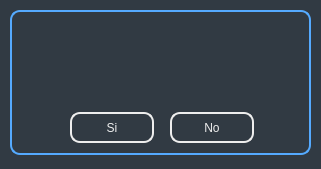
<?xml version="1.0" encoding="UTF-8"?>
<ui version="4.0">
 <class>Dialog</class>
 <widget class="QDialog" name="Dialog">
  <property name="geometry">
   <rect>
    <x>0</x>
    <y>0</y>
    <width>321</width>
    <height>169</height>
   </rect>
  </property>
  <property name="minimumSize">
   <size>
    <width>321</width>
    <height>169</height>
   </size>
  </property>
  <property name="maximumSize">
   <size>
    <width>321</width>
    <height>169</height>
   </size>
  </property>
  <property name="windowTitle">
   <string>Salir</string>
  </property>
  <property name="windowIcon">
   <iconset>
    <normaloff>minilogo.ico</normaloff>minilogo.ico</iconset>
  </property>
  <property name="styleSheet">
   <string notr="true"> background-color: rgb(49, 58, 67);</string>
  </property>
  <widget class="QLabel" name="lbl">
   <property name="geometry">
    <rect>
     <x>20</x>
     <y>20</y>
     <width>281</width>
     <height>81</height>
    </rect>
   </property>
   <property name="styleSheet">
    <string notr="true">color:rgb(238, 238, 238);
font: 75 10pt &quot;MS Shell Dlg 2&quot;;</string>
   </property>
   <property name="text">
    <string/>
   </property>
   <property name="alignment">
    <set>Qt::AlignCenter</set>
   </property>
  </widget>
  <widget class="QPushButton" name="pbtn_si">
   <property name="geometry">
    <rect>
     <x>70</x>
     <y>112</y>
     <width>84</width>
     <height>31</height>
    </rect>
   </property>
   <property name="styleSheet">
    <string notr="true">QPushButton {
    border: 2px solid rgb(238, 238, 238);
    border-radius: 10px;
    background-color: transparent;
	color:rgb(238, 238, 238);
	font: 75 10pt &quot;MS Shell Dlg 2&quot;;
}

QPushButton:hover{
	border: 2px solid rgb(85,170,255);
}

QPushButton:pressed {
    background-color: rgb(85,170,255);
	color:black;
}

QPushButton:flat {
    border: none; /* no border for a flat push button */
}

QPushButton:default {
    border-color: navy; /* make the default button prominent */
}</string>
   </property>
   <property name="text">
    <string>Si</string>
   </property>
   <property name="autoDefault">
    <bool>false</bool>
   </property>
  </widget>
  <widget class="QPushButton" name="pbtn_no">
   <property name="geometry">
    <rect>
     <x>170</x>
     <y>112</y>
     <width>84</width>
     <height>31</height>
    </rect>
   </property>
   <property name="styleSheet">
    <string notr="true">QPushButton {
    border: 2px solid rgb(238, 238, 238);
    border-radius: 10px;
    background-color: transparent;
	color:rgb(238, 238, 238);
	font: 75 10pt &quot;MS Shell Dlg 2&quot;;
}

QPushButton:hover{
	border: 2px solid rgb(85,170,255);
}

QPushButton:pressed {
    background-color: rgb(85,170,255);
	color:black;
}

QPushButton:flat {
    border: none; /* no border for a flat push button */
}

QPushButton:default {
    border-color: navy; /* make the default button prominent */
}</string>
   </property>
   <property name="text">
    <string>No</string>
   </property>
   <property name="autoDefault">
    <bool>false</bool>
   </property>
  </widget>
  <widget class="QGroupBox" name="groupBox">
   <property name="geometry">
    <rect>
     <x>10</x>
     <y>10</y>
     <width>301</width>
     <height>145</height>
    </rect>
   </property>
   <property name="styleSheet">
    <string notr="true">QGroupBox {
    background-color: transparent;
    border: 2px solid;
	border-color:rgb(85,170,255);
    border-radius: 10px;
    margin-top: 1ex; /* leave space at the top for the title */
	font-size: 12px;
    font-weight: bold;
}
QGroupBox::title {
color:rgb(238, 238, 238);
font: 75 12pt &quot;MS Shell Dlg 2&quot;;
}</string>
   </property>
   <property name="title">
    <string/>
   </property>
  </widget>
  <zorder>groupBox</zorder>
  <zorder>pbtn_no</zorder>
  <zorder>lbl</zorder>
  <zorder>pbtn_si</zorder>
 </widget>
 <resources/>
 <connections/>
</ui>
